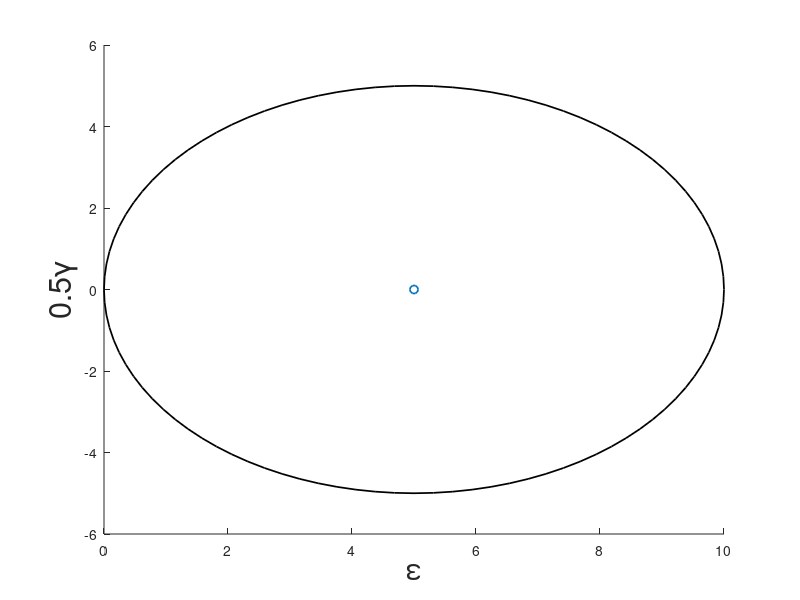

Source code (MATLAB): (Note: this script raises an error after producing the figure.)
%% State of stress
clear;
close all;
clc;
%% Original state of stress, (sxx, txy, syy)
prompt=input('Mohr stress circle(1) or strain circle(2)?: ')
% sxx = -720e-6;
% syy = 0;
% txy = 150e-6;
sxx = input('xx value: ')
syy = input('yy value: ')
txy = input('xy value: ')
t = input('theta for rotation (enter 0 for none): ')
x = [sxx; -txy];
y = [syy; txy];
% t = -30; %Angle through which original state of stress is rotated
         %in degree. Negative=clockws, positive=counterc/w
         % MATLAB needs angles in radian.  This can be circumvented by
         % using sind() or cosd()....
% twoTheta=deg2rad(2*t);
twoTheta = 2*t; %degree
th = 0:pi/50:2*pi;
r=sqrt((0.5*(sxx-syy))^2 + txy^2);
%Average value of stress OR center of circle
x_cen=0.5*(sxx + syy);
y_cen=0.;
s_ave = x_cen;
%% Mohrs circle with original state of stress
r=sqrt((0.5*(sxx-syy))^2 + txy^2); %Radius of Mohr's circle
s_1 = s_ave+r; %principal stress
s_2 = s_ave-r; %principal stress
%Creating the circle
xunit = r * cos(th) + x_cen;
yunit = r * sin(th) + y_cen;
hold on;
plot(xunit, yunit, 'k', 'Linewidth', 1.25);
scatter(x_cen, y_cen, 'bx' , 'Linewidth', 1.25);
%Labeling and font
if(prompt==1)
   xlabel('\sigma','FontSize',22)
   ylabel('\tau','FontSize',22)
else
   xlabel('\epsilon','FontSize',22)
   ylabel('0.5\gamma','FontSize',22)
end
ax = gca;
ax.XAxisLocation = 'origin';
ax.YAxisLocation = 'origin';
set(gca, 'FontSize', 16)

%Plotting the original plane of stress on the circle
scatter(x(1), x(2), 'kx', 'Linewidth', 1.25)
scatter(y(1), y(2), 'kx', 'Linewidth', 1.25)
line([x(1), y(1)],[x(2), y(2)],'LineWidth',1.25,...
   'Color',[0,0,1],'LineStyle','-')

% line([-1.15*min(s_1,s_2), 1.05*max(s_1,s_2)],[0,0],'LineStyle','-','LineWidth',0.2)
pbaspect([1 1 1])
%% Rotation of original state of stress through theta (twoTheta in "Mohr's circle world").
if(t~=0)
    x_prime_x = (x(1)-x_cen)*cosd(twoTheta) - (x(2) - y_cen)*sind(twoTheta) + x_cen;
    x_prime_y = (x(1)-x_cen)*sind(twoTheta) + (x(2) - y_cen)*cosd(twoTheta) + y_cen;
    
    y_prime_x = (y(1)-x_cen)*cosd(twoTheta) - (y(2) - y_cen)*sind(twoTheta) + x_cen;
    y_prime_y = (y(1)-x_cen)*sind(twoTheta) + (y(2) - y_cen)*cosd(twoTheta) + y_cen;
    
    hold on;
    scatter(x_prime_x, x_prime_y, 'k*')
    scatter(y_prime_x, y_prime_y, 'k*')
    
    line([x_prime_x, y_prime_x],[x_prime_y, y_prime_y],'LineWidth',1.25,...
        'Color',[1,0,1],'LineStyle','--')
end

% str='T=$\begin{array}{cc}0 & 0 \\ 0 & 972 \end{array}$'; %state of stress
%                                                            printed on
%                                                            plot, for
%                                                            reference
% text(0.8*max(s_1,s_2),0.9*r,str, 'Interpreter', 'latex', 'FontSize', 16,'Color', 'blue')

%% Saving plot as pdf
h=gcf;
str='Blue: Original state of stress';
text(0.8*s_1, 0.8*r, str);
sxxstr=num2str(sxx);
syystr=num2str(syy);
sxystr=num2str(txy);
str={'sxx, syy, txy',sxxstr, syystr, sxystr};
text(0.95*s_1, 0.65*r, str);

set(h,'PaperPositionMode','auto');         
set(h,'PaperOrientation','landscape');
print('mohr_stress_6b','-dpdf','-fillpage')



%eof